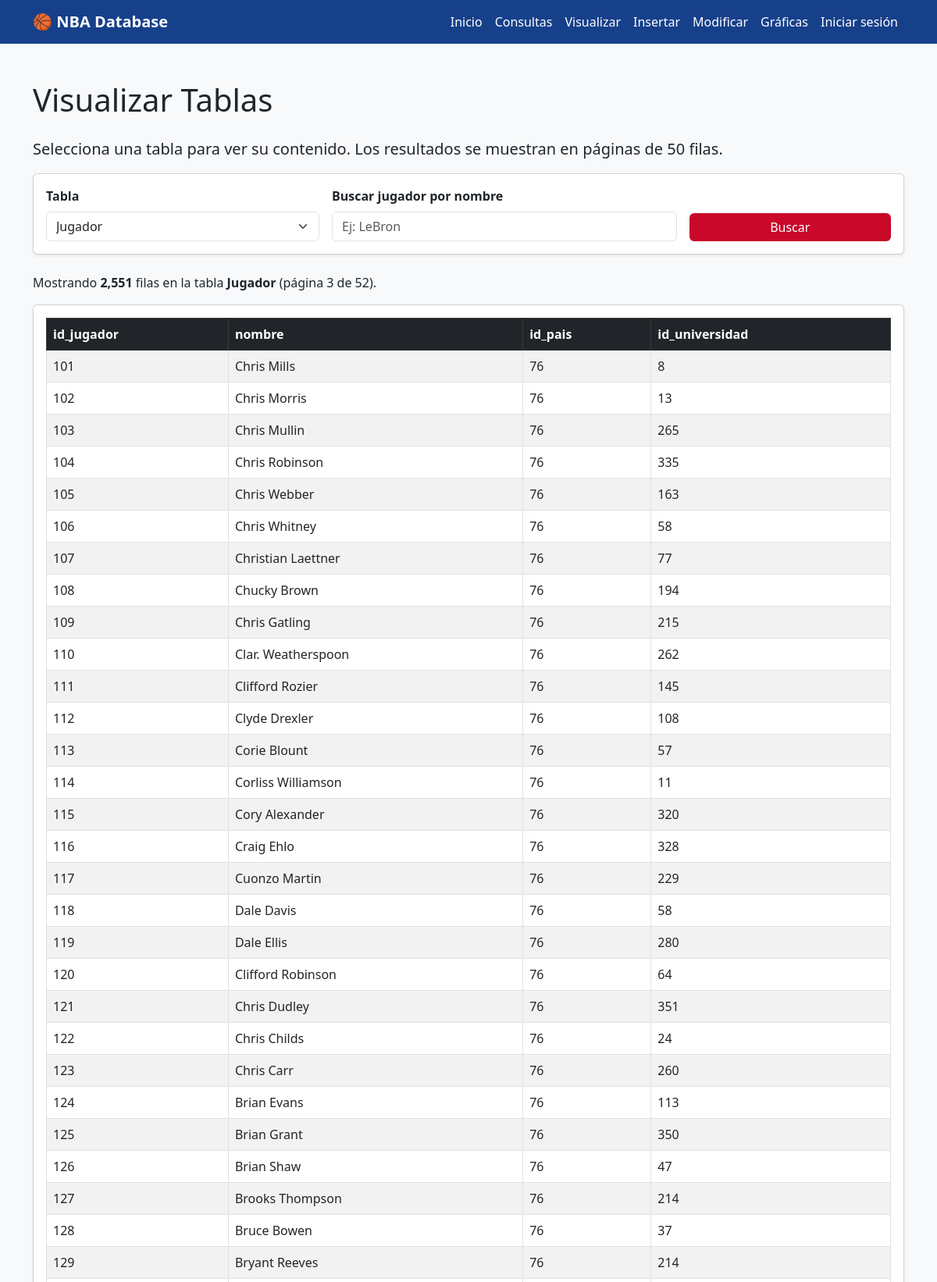
The app's page /visualizar.php?tabla=Jugador&pagina=3 (upper part) with its own data.
### tables this page shows
CREATE TABLE Jugador (
    id_jugador      INT AUTO_INCREMENT PRIMARY KEY,
    nombre          VARCHAR(100) NOT NULL,
    id_pais         INT NOT NULL,
    id_universidad  INT NULL,
    FOREIGN KEY (id_pais)        REFERENCES Pais(id_pais),
    FOREIGN KEY (id_universidad) REFERENCES Universidad(id_universidad)
);

### web/visualizar.php (the view, shortened to what this page needs)
<?php
require 'config.php';
$tablas_disponibles = [
    'Pais', 'Universidad', 'Equipo', 'Temporada',
    'Jugador', 'JugadorDrafteado', 'JugadorNoDrafteado',
    'EstadisticasTemporada', 'EstadisticasAvanzadas'
];
$tabla = $_GET['tabla'] ?? 'Jugador';
$busqueda = trim($_GET['busqueda'] ?? '');
$por_pagina = 50;
$pagina = max(1, (int)($_GET['pagina'] ?? 1));
$offset = ($pagina - 1) * $por_pagina;
$where = '';
$res_count = $conn->query("SELECT COUNT(*) AS total FROM $tabla $where");
$total_filas = $res_count->fetch_assoc()['total'];
$total_paginas = max(1, (int)ceil($total_filas / $por_pagina));
$sql = "SELECT * FROM $tabla $where LIMIT $por_pagina OFFSET $offset";
$resultado = $conn->query($sql);
?>
<!DOCTYPE html>
<html lang="es">
<head>
    <link href="https://cdn.jsdelivr.net/npm/bootstrap@5.3.0/dist/css/bootstrap.min.css" rel="stylesheet">
</head>
<body>
<nav class="navbar navbar-expand-lg navbar-nba">
    <div class="container">
        <a class="navbar-brand fw-bold" href="index.php">🏀 NBA Database</a>
        <div class="collapse navbar-collapse">
            <ul class="navbar-nav ms-auto">
                <li class="nav-item"><a class="nav-link" href="index.php">Inicio</a></li>
                <li class="nav-item"><a class="nav-link" href="queries.php">Consultas</a></li>
                <li class="nav-item"><a class="nav-link" href="visualizar.php">Visualizar</a></li>
                <li class="nav-item"><a class="nav-link" href="insertar.php">Insertar</a></li>
                <li class="nav-item"><a class="nav-link" href="modificar.php">Modificar</a></li>
                <li class="nav-item"><a class="nav-link" href="graficas.php">Gráficas</a></li>
                <?php if (isset($_SESSION['usuario'])): ?>
                    <li class="nav-item"><span class="nav-link">👤 <?= htmlspecialchars($_SESSION['usuario']) ?></span></li>
                    <li class="nav-item"><a class="nav-link" href="logout.php">Cerrar sesión</a></li>
                <?php else: ?>
                    <li class="nav-item"><a class="nav-link" href="login.php">Iniciar sesión</a></li>
                <?php endif; ?>
            </ul>
        </div>
    </div>
</nav>
<div class="container my-5">
    <h1 class="mb-4">Visualizar Tablas</h1>
    <p class="lead">Selecciona una tabla para ver su contenido. Los resultados se muestran en páginas de <?= $por_pagina ?> filas.</p>
    <div class="card shadow-sm mb-4">
        <div class="card-body">
            <form method="GET" class="row g-3 align-items-end">
                <div class="col-md-4">
                    <label class="form-label fw-bold">Tabla</label>
                    <select name="tabla" class="form-select" onchange="this.form.submit()">
                        <?php foreach ($tablas_disponibles as $t): ?>
                            <option value="<?= $t ?>" <?= ($t === $tabla) ? 'selected' : '' ?>><?= $t ?></option>
                        <?php endforeach; ?>
                    </select>
                </div>
                <?php if ($tabla === 'Jugador'): ?>
                <div class="col-md-5">
                    <label class="form-label fw-bold">Buscar jugador por nombre</label>
                    <input type="text" name="busqueda" class="form-control" value="<?= htmlspecialchars($busqueda) ?>" placeholder="Ej: LeBron">
                </div>
                <div class="col-md-3">
                    <button type="submit" class="btn btn-nba w-100">Buscar</button>
                </div>
                <?php endif; ?>
            </form>
        </div>
    </div>
    <p>Mostrando <strong><?= number_format($total_filas) ?></strong> filas en la tabla <strong><?= $tabla ?></strong>
       (página <?= $pagina ?> de <?= $total_paginas ?>).</p>
    <div class="card shadow-sm mb-4">
        <div class="card-body">
            <?php if ($resultado && $resultado->num_rows > 0): ?>
                <div class="table-responsive">
                    <table class="table table-striped table-hover table-bordered">
                        <thead class="table-dark">
                            <tr>
                                <?php while ($campo = $resultado->fetch_field()): ?>
                                    <th><?= htmlspecialchars($campo->name) ?></th>
                                <?php endwhile; ?>
                            </tr>
                        </thead>
                        <tbody>
                            <?php while ($fila = $resultado->fetch_assoc()): ?>
                                <tr>
                                    <?php foreach ($fila as $valor): ?>
                                        <td><?= htmlspecialchars($valor ?? 'NULL') ?></td>
                                    <?php endforeach; ?>
                                </tr>
                            <?php endwhile; ?>
                        </tbody>
                    </table>
                </div>
            <?php else: ?>
                <div class="alert alert-warning">No hay resultados para mostrar.</div>
            <?php endif; ?>
        </div>
    </div>
</div>
</body>
</html>

### web/visualizar.php (style rules this page uses)
body { background-color: #f8f9fa; }
.navbar-nba { background-color: #17408B; }
.navbar-nba .navbar-brand, .navbar-nba .nav-link { color: white; }
.btn-nba { background-color: #C9082A; color: white; border: none; }

### records on screen
jugador: id_jugador "101", nombre "Chris Mills", id_pais "76", id_universidad "8"
jugador: id_jugador "102", nombre "Chris Morris", id_pais "76", id_universidad "13"
jugador: id_jugador "103", nombre "Chris Mullin", id_pais "76", id_universidad "265"
jugador: id_jugador "104", nombre "Chris Robinson", id_pais "76", id_universidad "335"
jugador: id_jugador "105", nombre "Chris Webber", id_pais "76", id_universidad "163"
jugador: id_jugador "106", nombre "Chris Whitney", id_pais "76", id_universidad "58"
jugador: id_jugador "107", nombre "Christian Laettner", id_pais "76", id_universidad "77"
jugador: id_jugador "108", nombre "Chucky Brown", id_pais "76", id_universidad "194"
jugador: id_jugador "109", nombre "Chris Gatling", id_pais "76", id_universidad "215"
jugador: id_jugador "110", nombre "Clar. Weatherspoon", id_pais "76", id_universidad "262"
jugador: id_jugador "111", nombre "Clifford Rozier", id_pais "76", id_universidad "145"
jugador: id_jugador "112", nombre "Clyde Drexler", id_pais "76", id_universidad "108"
jugador: id_jugador "113", nombre "Corie Blount", id_pais "76", id_universidad "57"
jugador: id_jugador "114", nombre "Corliss Williamson", id_pais "76", id_universidad "11"
jugador: id_jugador "115", nombre "Cory Alexander", id_pais "76", id_universidad "320"
jugador: id_jugador "116", nombre "Craig Ehlo", id_pais "76", id_universidad "328"
jugador: id_jugador "117", nombre "Cuonzo Martin", id_pais "76", id_universidad "229"
jugador: id_jugador "118", nombre "Dale Davis", id_pais "76", id_universidad "58"
jugador: id_jugador "119", nombre "Dale Ellis", id_pais "76", id_universidad "280"
jugador: id_jugador "120", nombre "Clifford Robinson", id_pais "76", id_universidad "64"
jugador: id_jugador "121", nombre "Chris Dudley", id_pais "76", id_universidad "351"
jugador: id_jugador "122", nombre "Chris Childs", id_pais "76", id_universidad "24"
jugador: id_jugador "123", nombre "Chris Carr", id_pais "76", id_universidad "260"
jugador: id_jugador "124", nombre "Brian Evans", id_pais "76", id_universidad "113"
jugador: id_jugador "125", nombre "Brian Grant", id_pais "76", id_universidad "350"
jugador: id_jugador "126", nombre "Brian Shaw", id_pais "76", id_universidad "47"
jugador: id_jugador "127", nombre "Brooks Thompson", id_pais "76", id_universidad "214"
jugador: id_jugador "128", nombre "Bruce Bowen", id_pais "76", id_universidad "37"
jugador: id_jugador "129", nombre "Bryant Reeves", id_pais "76", id_universidad "214"

### other values on screen
$por_pagina "50"
$total_filas "2,551"
$tabla "Jugador"
$pagina "3"
$total_paginas "52"
$campo->name "id_jugador"
$campo->name "nombre"
$campo->name "id_pais"
$campo->name "id_universidad"
form field tabla "Jugador"
